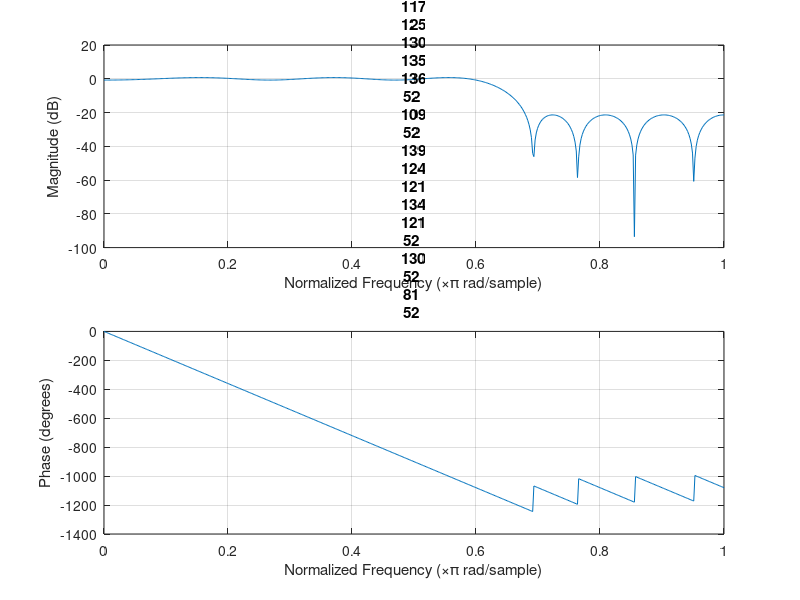
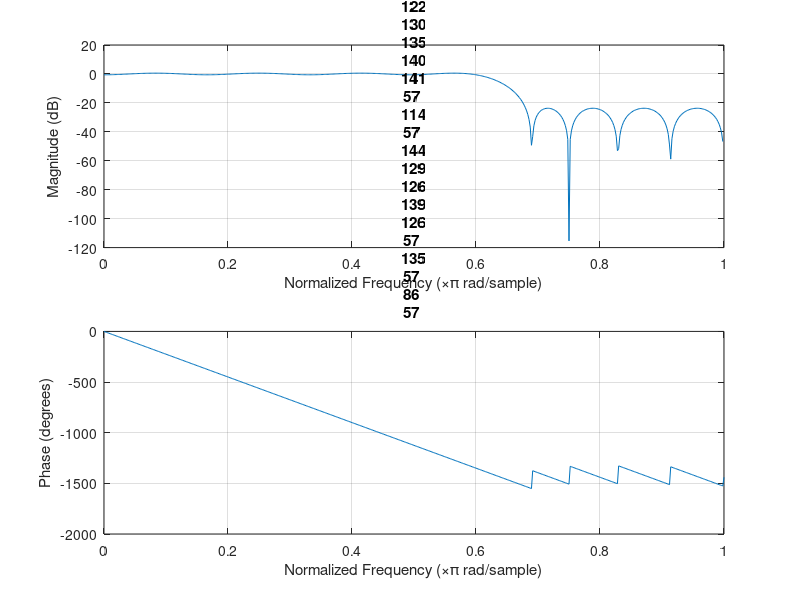
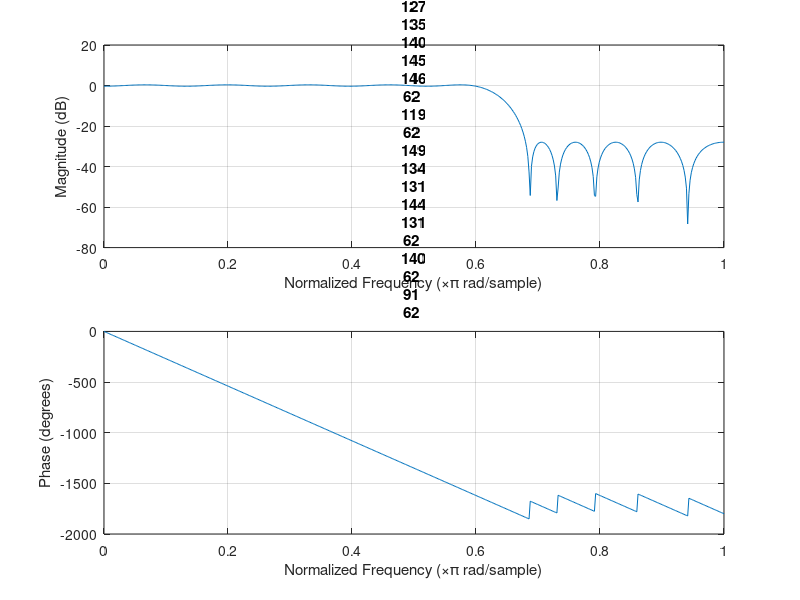
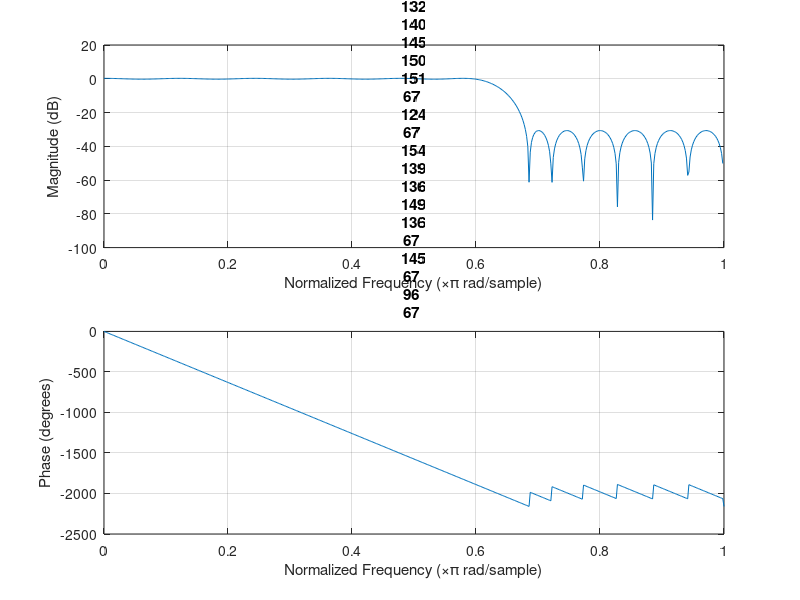

Write the MATLAB code that produced these figures, in order.
%   Author: Luke Canny 19339166
%   Date:   16/11/22
%   Description: This script generates the required plots for Part B of
%   Assignment 2 EE445 (Digital Signal Processing)
%
close all
% Declaring inital variables
fsamp           = 10000;    % Sampling Frequency
fcut            = 3000;     % Cut-off Frequency
transitionBW    = 400;      % Transition Bandwidth
gainStop        = 0;        % Stopband Gain

% Deriving variables required to use firpm function
f = [0 fcut/(fsamp/2) (fcut+transitionBW)/(fsamp/2) 1];
a = [1 1 0 0];

% For loop runs 6 times - i used to derive n = 20, 25, 30...50
for i = 1:7
    figure;
    n = 15 + (i * 5);
    % Applying firpm function
    b = firpm(n, f, a);
    freqz(b,1,512);
    title("Plot of X against Y where n = " + n);
end